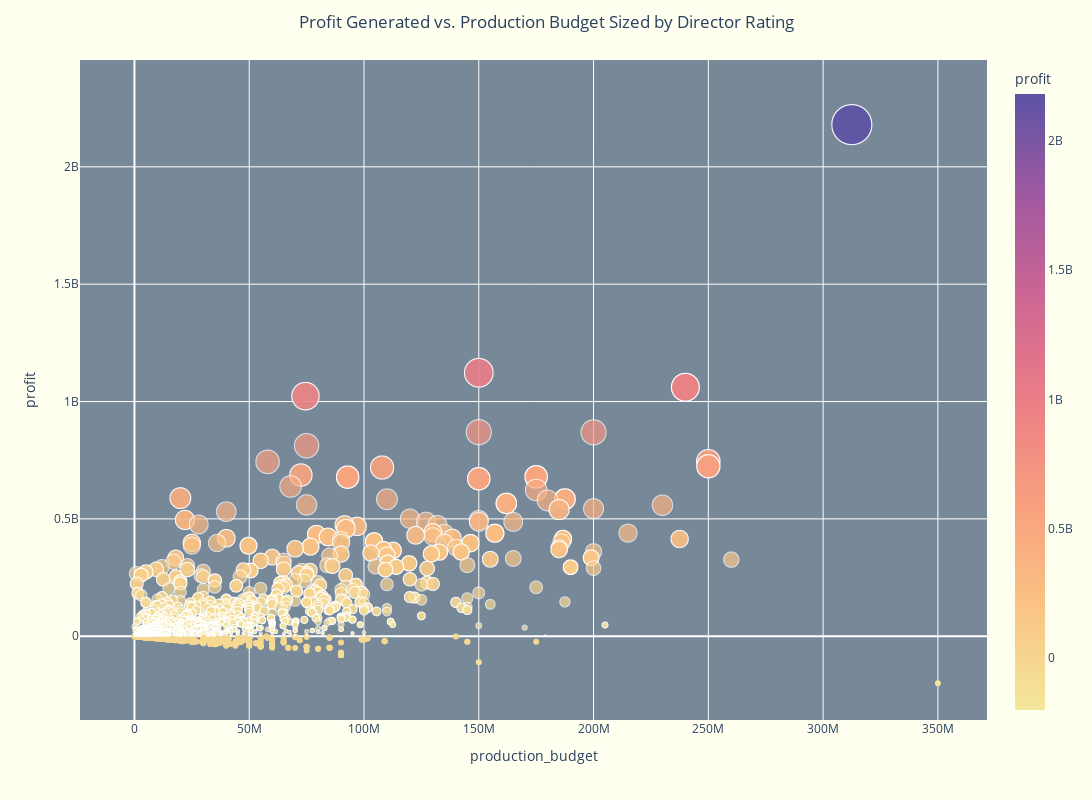

Notebook source saved alongside this figure:
### Code cell
directors = directors.sort_values('worldwide_gross', ascending=False)
# gross_df.genre_ids = gross_df.genre_ids.astype(str)
fig2 = px.scatter(directors[directors.profit<0], x='production_budget', y='profit',color='profit', hover_name='name',hover_data=["title"],color_continuous_scale=px.colors.sequential.turbid)
fig = px.scatter(directors[directors.profit>0], x="production_budget", y="profit",
	         color='profit', size='profit', color_continuous_scale=px.colors.sequential.Sunset,
                 hover_name="name",hover_data=["title"], log_x=False,log_y=False, size_max=40)
fig.add_trace(fig2.data[0])

# fig.add_trace(go.Scatter(
#     x=directors.production_budget.apply(lambda x:x-15000000),
#     y=directors.profit.apply(lambda x:x+100000000),
#     mode="text",
#     text=directors.name[:5],
#     # textposition="top left",
#     hoverinfo='none',
#     showlegend=False,
#     textfont=dict(
#         size=14,
#         color="seashell",
#     )
    

# ))
# fig.add_annotation(
#             x=list(directors.production_budget[:15]),
#             y=list(directors.profit.values[:15]),
#             text=str('fdsfds'))
# fig.update_annotations(dict(
#             xref="x",
#             yref="y",
#             showarrow=True,
#             arrowhead=7,
#             ax=0,
#             ay=-40
# ))
fig.update_layout(title=dict(text='Profit Generated vs. Production Budget Sized by Director Rating', y=0.98,x=0.5, xanchor='center', yanchor='auto'), hoverlabel=dict(bgcolor='#ECD7A7'),plot_bgcolor='lightslategrey',paper_bgcolor='ivory', width=1400, height=800)
fig.show()

### Figure 1 — Plotly figure (JSON) as saved in the notebook; plotly's stock layout.template omitted (floating-point values rounded to 4 significant figures; data arrays with more than 128 entries replaced by an {"elided": "..."} marker saying what was removed)
{"data": [{"customdata": {"elided": "1988x1 str values"}, "hovertemplate": "<b>%{hovertext}</b><br><br>production_budget=%{x}<br>profit=%{marker.color}<br>title=%{customdata[0]}<extra></extra>", "hovertext": {"elided": "1988 str values"}, "legendgroup": "", "marker": {"color": {"elided": "1988 float values"}, "coloraxis": "coloraxis", "size": {"elided": "1988 float values"}, "sizemode": "area", "sizeref": 1362000.0, "symbol": "circle"}, "mode": "markers", "name": "", "showlegend": false, "type": "scattergl", "x": {"elided": "1988 float values"}, "xaxis": "x", "y": {"elided": "1988 float values"}, "yaxis": "y"}, {"customdata": {"elided": "805x1 str values"}, "hovertemplate": "<b>%{hovertext}</b><br><br>production_budget=%{x}<br>profit=%{marker.color}<br>title=%{customdata[0]}<extra></extra>", "hovertext": {"elided": "805 str values"}, "legendgroup": "", "marker": {"color": {"elided": "805 float values"}, "coloraxis": "coloraxis", "symbol": "circle"}, "mode": "markers", "name": "", "orientation": "v", "showlegend": false, "type": "scatter", "x": {"elided": "805 float values"}, "xaxis": "x", "y": {"elided": "805 float values"}, "yaxis": "y"}], "layout": {"coloraxis": {"colorbar": {"title": {"text": "profit"}}, "colorscale": [[0, "rgb(243, 231, 155)"], [0.1667, "rgb(250, 196, 132)"], [0.3333, "rgb(248, 160, 126)"], [0.5, "rgb(235, 127, 134)"], [0.6667, "rgb(206, 102, 147)"], [0.8333, "rgb(160, 89, 160)"], [1, "rgb(92, 83, 165)"]]}, "height": 800, "hoverlabel": {"bgcolor": "#ECD7A7"}, "legend": {"itemsizing": "constant", "tracegroupgap": 0}, "margin": {"t": 60}, "paper_bgcolor": "ivory", "plot_bgcolor": "lightslategrey", "title": {"text": "Profit Generated vs. Production Budget Sized by Director Rating", "x": 0.5, "xanchor": "center", "y": 0.98, "yanchor": "auto"}, "width": 1400, "xaxis": {"anchor": "y", "domain": [0, 1], "title": {"text": "production_budget"}}, "yaxis": {"anchor": "x", "domain": [0, 1], "title": {"text": "profit"}}}}
